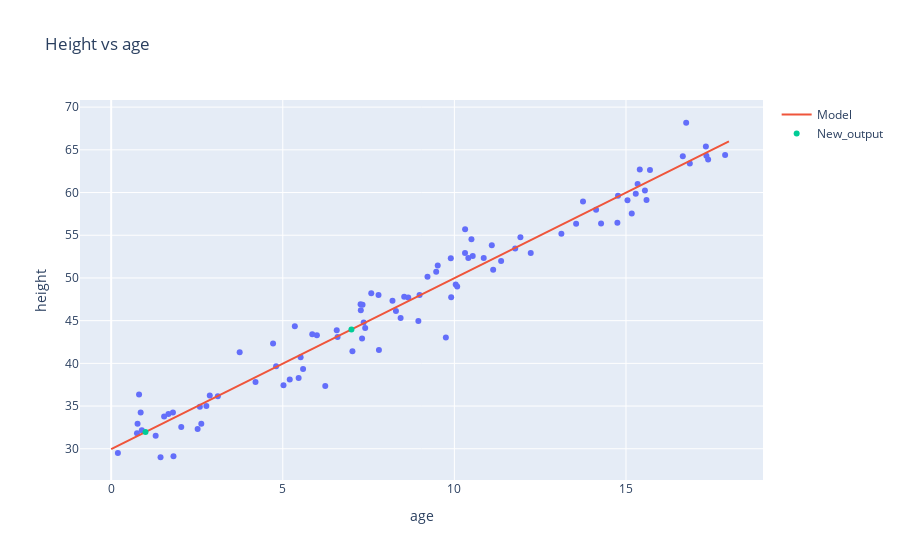

This figure's notebook cell:
### Code cell
Make_Picture('AgesAndHeights.pkl',model_in,np.array([[1],[7]]),'X.svg')
